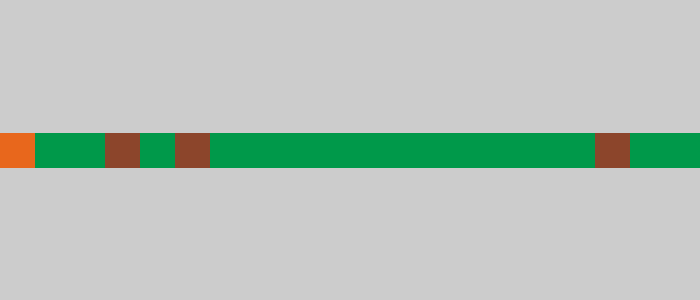
Frame 1 (no input)
Frame 60 (the mouse pressed at the canvas centre just before this capture): identical to frame 1, image omitted
Frame 120 (the mouse held since frame 60 and released just before this capture): identical to frame 1, image omitted

The Processing sketch that drew this single still picture (run headless with seeded random() and noise(); from frame 60 on, the mouse is pressed at the canvas centre):

// Processing sketch: w18_fire
// ── w18_fire.pde
//State variable constants
int DIRT = 0;
int FIRE = 1;
int BURNT = 2;
int GRASS = 3;

//Helpful color values
color DIRT_COLOR = #8c452b;
color FIRE_COLOR = #e8671c;
color BURNT_COLOR = #827f2f;
color GRASS_COLOR = #00994a;

//Driver variables
boolean burning = false;
int grassDensity = 75;
int tractLength = 20;
Land tract[];


void setup() {
  size(700, 300);
  noStroke();
  frameRate(5);
  tract = new Land[tractLength];
  setupLand(tract, tractLength, grassDensity);
  showLand(tract);
}//setup

void draw() {
  showLand(tract);
  if (burning) {
    liveFire(tract);
  }//burning
}//draw


void setupLand(Land[] row, int numPlots, float density) {
  //figure out size of each plot of land
  int plotSize = width / numPlots;

  //instantiate each Land object
  for (int i=0; i<row.length; i++) {
    int type = DIRT;

    //first Land object should be FIRE
    if (i == 0) {
      type = FIRE;
    }//start with fire

    //Chance for grass is based on density
    else if (random(100) < density) {
      type = GRASS;
    }//grass land

    //creates a new land at (x, y) with size plotSize and type
    row[i] = new Land(i*plotSize, height/2-plotSize/2, plotSize, type);
  }//setup loop
}//setupLand

void showLand(Land[] row) {
  for (int i=0; i<row.length; i++) {
    row[i].display();
  }
}//showLand


void liveFire(Land[] row) {
  //First, check Land objects to the left, apply state change rules.
  //Assume nothing useful to the left of row[0]
  row[0].updateState(0);
  for (int i=1; i<row.length; i++) {
    row[i].updateNextState(row[i-1].state);
  }//set nextStates for all plots

  //Based on potential state changes from updateNextState
  for (int i=0; i<row.length; i++) {
    row[i].changeState();
  }//change states
}//liveFire





void keyPressed() {
  if (key == ' ') {
    burning = !burning;
  }//start burning
  else if (key == 'r') {
    burning = false;
    setupLand(tract, tractLength, grassDensity);
  }
}

// ── Land.pde
class Land{
  int state;
  int nextState;
  int landSize;
  color landColor;
  int x, y;
  
  Land(){
    landSize = 20;
  }
  Land(int px, int py, int plotSize, int type){
    landSize = plotSize;
    state = type;
    x = px;
    y = py;
    nextState = 2;
  }
  void display(){
    textAlign(CENTER);
    if (state == 0){
      fill(DIRT_COLOR);
    }
    if(state == 1){
      fill(FIRE_COLOR);
    }
    if(state == 2){
      fill(BURNT_COLOR);
    }
    if(state == 3){
      fill(GRASS_COLOR);
    }      
    rect(x, y, landSize, landSize);
  }
  void updateNextState(int prevState){
    if(prevState == 1 && state == 3){
      nextState = 1;
    }
    else if(state == 1){
      nextState = 2;
    }
    else{
      nextState = state;
    }
  }
  void updateState(int z){
    
  }
  void changeState(){
    state = nextState;
  }
}
